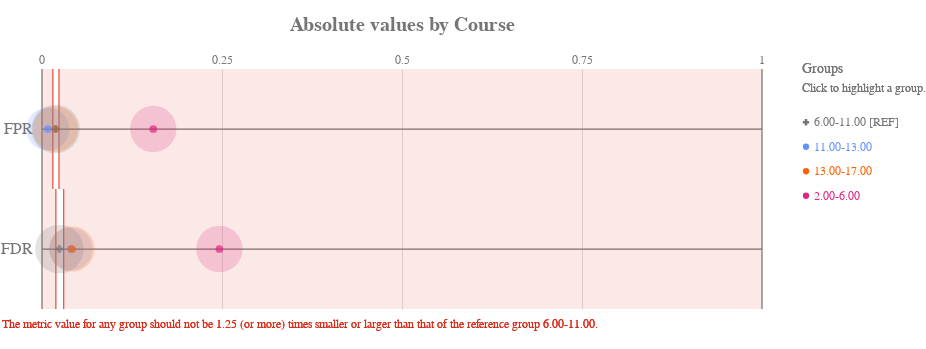

The notebook cell saved with this chart:
### Code cell
ap.absolute(bd, metrics, 'Course', fairness_threshold = disparity_tolerance)

### Figure 1 — Vega-Lite specification as saved in the notebook (floating-point values rounded to 4 significant figures)
{"config": {"view": {"continuousWidth": 400, "continuousHeight": 300, "strokeWidth": 0}, "axisLeft": {"labelColor": "rgb(117,117,117)", "labelFont": "Arial", "labelFontSize": 16}, "title": {"align": "center", "baseline": "middle", "color": "rgb(117,117,117)", "font": "Arial", "fontSize": 20, "fontWeight": "bold"}}, "layer": [{"data": {"name": "data-22e37ecfbb523156dad3ffdb726c704c"}, "mark": {"type": "rule", "stroke": "rgb(117,117,117)", "strokeWidth": 1.25, "tooltip": ""}, "encoding": {"x": {"type": "quantitative", "field": "start", "scale": {"domain": [0, 1], "range": [40.0, 760.0]}}, "x2": {"field": "end"}, "y": {"type": "nominal", "axis": {"domain": false, "labelAngle": 0, "labelPadding": -30, "orient": "left", "ticks": false, "title": ""}, "field": "y_position", "scale": {"domain": ["FPR", "FDR"], "range": [30.0, 270.0]}}}}, {"data": {"name": "data-6cfe259518f6c7b358d8f836a73e6b7f"}, "mark": {"type": "rule", "stroke": "rgb(117,117,117)", "strokeWidth": 1.25, "tooltip": ""}, "encoding": {"x": {"type": "quantitative", "field": "x_position", "scale": {"domain": [0, 1], "range": [40.0, 760.0]}}, "y": {"value": 30.0}, "y2": {"value": 270.0}}}, {"data": {"name": "data-60ed1133fa688d151d36705a369482e0"}, "mark": {"type": "text", "align": "center", "color": "rgb(117,117,117)", "font": "Arial", "fontSize": 12, "fontWeight": "normal", "tooltip": ""}, "encoding": {"text": {"type": "nominal", "field": "value"}, "x": {"type": "quantitative", "field": "value", "scale": {"domain": [0, 1], "range": [40.0, 760.0]}}, "y": {"value": 21.0}}}, {"layer": [{"mark": {"type": "rect", "opacity": 0.8, "stroke": "rgb(217, 46, 28)", "strokeWidth": 1.25, "tooltip": ""}, "encoding": {"x": {"type": "quantitative", "field": "lower_threshold_value", "scale": {"domain": [0, 1], "range": [40.0, 760.0]}}, "x2": {"field": "lower_threshold_value"}, "y": {"type": "nominal", "axis": {"domain": false, "grid": false, "labels": false, "ticks": false, "title": " "}, "field": "metric", "scale": {"domain": ["FPR", "FDR"], "range": [30.0, 270.0]}}}}, {"mark": {"type": "rect", "opacity": 0.8, "stroke": "rgb(217, 46, 28)", "strokeWidth": 1.25, "tooltip": ""}, "encoding": {"x": {"type": "quantitative", "field": "upper_threshold_value", "scale": {"domain": [0, 1], "range": [40.0, 760.0]}}, "x2": {"field": "upper_threshold_value"}, "y": {"type": "nominal", "axis": {"domain": false, "grid": false, "labels": false, "ticks": false, "title": " "}, "field": "metric", "scale": {"domain": ["FPR", "FDR"], "range": [30.0, 270.0]}}}}, {"layer": [{"mark": {"type": "rect", "fill": "rgb(217, 46, 28)", "opacity": 0.1, "tooltip": ""}, "encoding": {"x": {"type": "quantitative", "field": "lower_threshold_value", "scale": {"domain": [0, 1], "range": [40.0, 760.0]}}, "x2": {"field": "lower_end"}, "y": {"type": "nominal", "axis": {"domain": false, "grid": false, "labels": false, "ticks": false, "title": " "}, "field": "metric", "scale": {"domain": ["FPR", "FDR"], "range": [30.0, 270.0]}}}}, {"mark": {"type": "rect", "fill": "rgb(217, 46, 28)", "opacity": 0.1, "tooltip": ""}, "encoding": {"x": {"type": "quantitative", "field": "upper_threshold_value", "scale": {"domain": [0, 1], "range": [40.0, 760.0]}}, "x2": {"field": "upper_end"}, "y": {"type": "nominal", "axis": {"domain": false, "grid": false, "labels": false, "ticks": false, "title": " "}, "field": "metric", "scale": {"domain": ["FPR", "FDR"], "range": [30.0, 270.0]}}}}]}, {"data": {"name": "data-79dd248bdaa0ea02c535240e8ad022c8"}, "mark": {"type": "text", "align": "left", "baseline": "top", "fill": "rgb(217, 46, 28)", "font": "Arial", "fontSize": 12, "fontWeight": "normal", "tooltip": ""}, "encoding": {"text": {"value": "The metric value for any group should not be 1.25 (or more) times smaller or larger than that of the reference group 6.00-11.00."}, "x": {"value": 0}, "y": {"value": 280.0}}}], "data": {"name": "data-46a9fb0cdc9019e452e6b266196c2975"}}, {"layer": [{"mark": "circle"}, {"data": {"name": "data-36933dca2aeb0e699617a45b144e7e62"}, "mark": {"type": "circle", "opacity": 0.2}, "encoding": {"color": {"condition": {"type": "nominal", "field": "attribute_value", "legend": null, "scale": {"domain": ["6.00-11.00", "11.00-13.00", "13.00-17.00", "2.00-6.00"], "range": ["rgb(117,117,117)", "rgb(100, 143, 255)", "rgb(254, 97, 0)", "rgb(220, 38, 127)", "rgb(255, 176, 0)", "rgb(120, 94, 240)"]}, "selection": "selector049"}, "value": "rgb(224,224,224)"}, "size": {"type": "quantitative", "field": "group_size", "legend": null, "scale": {"domain": [0, 243.6], "range": [0, 2827.0]}}, "tooltip": [{"type": "nominal", "field": "attribute_value", "title": "Group"}, {"type": "nominal", "field": "tooltip_group_size", "title": "Group Size"}, {"type": "nominal", "field": "tooltip_disparity_explanation_fpr", "title": "Disparity"}, {"type": "quantitative", "field": "fpr", "format": ".2f", "title": "FPR"}], "x": {"type": "quantitative", "axis": {"domain": false, "labels": false, "ticks": false, "title": null, "values": [0.25, 0.5, 0.75]}, "field": "fpr", "scale": {"domain": [0, 1], "range": [40.0, 760.0]}}, "y": {"type": "nominal", "axis": {"domain": false, "grid": false, "labels": false, "ticks": false, "title": " "}, "field": "metric_variable", "scale": {"domain": ["FPR", "FDR"], "range": [30.0, 270.0]}}}, "selection": {"selector051": {"type": "multi", "empty": "all", "fields": ["attribute_value"]}}, "transform": [{"calculate": "'FPR'", "as": "metric_variable"}]}, {"data": {"name": "data-36933dca2aeb0e699617a45b144e7e62"}, "mark": {"type": "circle", "opacity": 0.2}, "encoding": {"color": {"condition": {"type": "nominal", "field": "attribute_value", "legend": null, "scale": {"domain": ["6.00-11.00", "11.00-13.00", "13.00-17.00", "2.00-6.00"], "range": ["rgb(117,117,117)", "rgb(100, 143, 255)", "rgb(254, 97, 0)", "rgb(220, 38, 127)", "rgb(255, 176, 0)", "rgb(120, 94, 240)"]}, "selection": "selector049"}, "value": "rgb(224,224,224)"}, "size": {"type": "quantitative", "field": "group_size", "legend": null, "scale": {"domain": [0, 243.6], "range": [0, 2827.0]}}, "tooltip": [{"type": "nominal", "field": "attribute_value", "title": "Group"}, {"type": "nominal", "field": "tooltip_group_size", "title": "Group Size"}, {"type": "nominal", "field": "tooltip_disparity_explanation_fdr", "title": "Disparity"}, {"type": "quantitative", "field": "fdr", "format": ".2f", "title": "FDR"}], "x": {"type": "quantitative", "axis": {"domain": false, "labels": false, "ticks": false, "title": null, "values": [0.25, 0.5, 0.75]}, "field": "fdr", "scale": {"domain": [0, 1], "range": [40.0, 760.0]}}, "y": {"type": "nominal", "axis": {"domain": false, "grid": false, "labels": false, "ticks": false, "title": " "}, "field": "metric_variable", "scale": {"domain": ["FPR", "FDR"], "range": [30.0, 270.0]}}}, "selection": {"selector053": {"type": "multi", "empty": "all", "fields": ["attribute_value"]}}, "transform": [{"calculate": "'FDR'", "as": "metric_variable"}]}, {"layer": [{"mark": "point"}, {"data": {"name": "data-36933dca2aeb0e699617a45b144e7e62"}, "mark": {"type": "point", "filled": true, "size": 60}, "encoding": {"color": {"condition": {"type": "nominal", "field": "attribute_value", "legend": null, "scale": {"domain": ["6.00-11.00", "11.00-13.00", "13.00-17.00", "2.00-6.00"], "range": ["rgb(117,117,117)", "rgb(100, 143, 255)", "rgb(254, 97, 0)", "rgb(220, 38, 127)", "rgb(255, 176, 0)", "rgb(120, 94, 240)"]}, "selection": "selector049"}, "value": "rgb(224,224,224)"}, "shape": {"type": "nominal", "field": "attribute_value", "legend": null, "scale": {"domain": ["6.00-11.00", "11.00-13.00", "13.00-17.00", "2.00-6.00"], "range": ["cross", "circle", "circle", "circle"]}}, "tooltip": [{"type": "nominal", "field": "attribute_value", "title": "Group"}, {"type": "nominal", "field": "tooltip_group_size", "title": "Group Size"}, {"type": "nominal", "field": "tooltip_disparity_explanation_fpr", "title": "Disparity"}, {"type": "quantitative", "field": "fpr", "format": ".2f", "title": "FPR"}], "x": {"type": "quantitative", "axis": {"domain": false, "labels": false, "ticks": false, "title": null, "values": [0.25, 0.5, 0.75]}, "field": "fpr", "scale": {"domain": [0, 1], "range": [40.0, 760.0]}}, "y": {"type": "nominal", "axis": {"domain": false, "grid": false, "labels": false, "ticks": false, "title": " "}, "field": "metric_variable", "scale": {"domain": ["FPR", "FDR"], "range": [30.0, 270.0]}}}, "selection": {"selector050": {"type": "multi", "empty": "all", "fields": ["attribute_value"]}}, "transform": [{"calculate": "'FPR'", "as": "metric_variable"}]}, {"data": {"name": "data-36933dca2aeb0e699617a45b144e7e62"}, "mark": {"type": "point", "filled": true, "size": 60}, "encoding": {"color": {"condition": {"type": "nominal", "field": "attribute_value", "legend": null, "scale": {"domain": ["6.00-11.00", "11.00-13.00", "13.00-17.00", "2.00-6.00"], "range": ["rgb(117,117,117)", "rgb(100, 143, 255)", "rgb(254, 97, 0)", "rgb(220, 38, 127)", "rgb(255, 176, 0)", "rgb(120, 94, 240)"]}, "selection": "selector049"}, "value": "rgb(224,224,224)"}, "shape": {"type": "nominal", "field": "attribute_value", "legend": null, "scale": {"domain": ["6.00-11.00", "11.00-13.00", "13.00-17.00", "2.00-6.00"], "range": ["cross", "circle", "circle", "circle"]}}, "tooltip": [{"type": "nominal", "field": "attribute_value", "title": "Group"}, {"type": "nominal", "field": "tooltip_group_size", "title": "Group Size"}, {"type": "nominal", "field": "tooltip_disparity_explanation_fdr", "title": "Disparity"}, {"type": "quantitative", "field": "fdr", "format": ".2f", "title": "FDR"}], "x": {"type": "quantitative", "axis": {"domain": false, "labels": false, "ticks": false, "title": null, "values": [0.25, 0.5, 0.75]}, "field": "fdr", "scale": {"domain": [0, 1], "range": [40.0, 760.0]}}, "y": {"type": "nominal", "axis": {"domain": false, "grid": false, "labels": false, "ticks": false, "title": " "}, "field": "metric_variable", "scale": {"domain": ["FPR", "FDR"], "range": [30.0, 270.0]}}}, "selection": {"selector052": {"type": "multi", "empty": "all", "fields": ["attribute_value"]}}, "transform": [{"calculate": "'FDR'", "as": "metric_variable"}]}]}]}, {"layer": [{"mark": {"type": "point", "filled": true, "opacity": 1, "size": 39.48}, "encoding": {"color": {"condition": {"type": "nominal", "field": "attribute_value", "legend": null, "scale": {"domain": ["6.00-11.00", "11.00-13.00", "13.00-17.00", "2.00-6.00"], "range": ["rgb(117,117,117)", "rgb(100, 143, 255)", "rgb(254, 97, 0)", "rgb(220, 38, 127)", "rgb(255, 176, 0)", "rgb(120, 94, 240)"]}, "selection": "selector049"}, "value": "rgb(224,224,224)"}, "shape": {"type": "nominal", "field": "attribute_value", "legend": null, "scale": {"domain": ["6.00-11.00", "11.00-13.00", "13.00-17.00", "2.00-6.00"], "range": ["cross", "circle", "circle", "circle"]}}, "x": {"value": 804}, "y": {"type": "nominal", "axis": {"domain": false, "grid": false, "labels": false, "ticks": false, "title": " "}, "field": "attribute_value", "scale": {"domain": ["6.00-11.00", "11.00-13.00", "13.00-17.00", "2.00-6.00"], "range": [71, 169]}}}, "selection": {"selector049": {"type": "multi", "empty": "all", "fields": ["attribute_value"]}}}, {"mark": {"type": "text", "align": "left", "baseline": "middle", "font": "Arial", "fontSize": 12, "fontWeight": "normal"}, "encoding": {"color": {"condition": {"type": "nominal", "field": "attribute_value", "legend": null, "scale": {"domain": ["6.00-11.00", "11.00-13.00", "13.00-17.00", "2.00-6.00"], "range": ["rgb(117,117,117)", "rgb(100, 143, 255)", "rgb(254, 97, 0)", "rgb(220, 38, 127)", "rgb(255, 176, 0)", "rgb(120, 94, 240)"]}, "selection": "selector049"}, "value": "rgb(224,224,224)"}, "text": {"type": "nominal", "field": "label"}, "x": {"value": 812}, "y": {"type": "nominal", "axis": {"domain": false, "grid": false, "labels": false, "ticks": false, "title": " "}, "field": "attribute_value", "scale": {"domain": ["6.00-11.00", "11.00-13.00", "13.00-17.00", "2.00-6.00"], "range": [71, 169]}}}, "selection": {"selector054": {"type": "multi", "empty": "all", "fields": ["attribute_value"]}}}, {"data": {"name": "data-79dd248bdaa0ea02c535240e8ad022c8"}, "mark": {"type": "text", "align": "left", "baseline": "middle", "color": "rgb(117,117,117)", "font": "Arial", "fontSize": 12, "fontWeight": "normal"}, "encoding": {"text": {"value": "Click to highlight a group."}, "x": {"value": 800}, "y": {"value": 49}}}, {"data": {"name": "data-79dd248bdaa0ea02c535240e8ad022c8"}, "mark": {"type": "text", "align": "left", "baseline": "middle", "color": "rgb(117,117,117)", "font": "Arial", "fontSize": 14, "fontWeight": "normal"}, "encoding": {"text": {"value": "Groups"}, "x": {"value": 800}, "y": {"value": 30}}}], "data": {"name": "data-dcebc62cc3edd1ca72816b414eed40e7"}}], "height": 300, "padding": {"top": 15, "bottom": 10}, "resolve": {"scale": {"size": "independent", "y": "independent"}}, "title": "Absolute values by Course", "width": 800, "$schema": "https://vega.github.io/schema/vega-lite/v4.8.1.json", "datasets": {"data-22e37ecfbb523156dad3ffdb726c704c": [{"y_position": "FPR", "start": 0, "end": 1}, {"y_position": "FDR", "start": 0, "end": 1}], "data-6cfe259518f6c7b358d8f836a73e6b7f": [{"x_position": 0}, {"x_position": 1}], "data-60ed1133fa688d151d36705a369482e0": [{"value": 0.0}, {"value": 0.25}, {"value": 0.5}, {"value": 0.75}, {"value": 1.0}], "data-46a9fb0cdc9019e452e6b266196c2975": [{"lower_end": 0, "upper_end": 1, "lower_threshold_value": 0.01509, "upper_threshold_value": 0.02358, "metric": "FPR"}, {"lower_end": 0, "upper_end": 1, "lower_threshold_value": 0.01928, "upper_threshold_value": 0.03012, "metric": "FDR"}], "data-79dd248bdaa0ea02c535240e8ad022c8": [{"a": 1, "b": 0}, {"a": 1, "b": 0}], "data-36933dca2aeb0e699617a45b144e7e62": [{"attribute_name": "Course", "attribute_value": "11.00-13.00", "group_size": 160, "total_entities": 726, "fpr": 0.00813, "fdr": 0.04, "fpr_disparity": 0.4309, "fdr_disparity": 1.66, "fpr_disparity_scaled": -1.321, "fdr_disparity_scaled": 0.66, "tooltip_group_size": "160 (22.04%)", "tooltip_disparity_explanation_fpr": "2.32 times smaller FPR than the reference group", "tooltip_disparity_explanation_fdr": "1.66 times larger FDR than the reference group"}, {"attribute_name": "Course", "attribute_value": "13.00-17.00", "group_size": 178, "total_entities": 726, "fpr": 0.01835, "fdr": 0.04167, "fpr_disparity": 0.9725, "fdr_disparity": 1.729, "fpr_disparity_scaled": -0.0283, "fdr_disparity_scaled": 0.7292, "tooltip_group_size": "178 (24.52%)", "tooltip_disparity_explanation_fpr": "1.03 times smaller FPR than the reference group", "tooltip_disparity_explanation_fdr": "1.73 times larger FDR than the reference group"}, {"attribute_name": "Course", "attribute_value": "2.00-6.00", "group_size": 185, "total_entities": 726, "fpr": 0.1545, "fdr": 0.2464, "fpr_disparity": 8.191, "fdr_disparity": 10.22, "fpr_disparity_scaled": 7.191, "fdr_disparity_scaled": 9.225, "tooltip_group_size": "185 (25.48%)", "tooltip_disparity_explanation_fpr": "8.19 times larger FPR than the reference group", "tooltip_disparity_explanation_fdr": "10.22 times larger FDR than the reference group"}, {"attribute_name": "Course", "attribute_value": "6.00-11.00", "group_size": 203, "total_entities": 726, "fpr": 0.01887, "fdr": 0.0241, "fpr_disparity": 1.0, "fdr_disparity": 1.0, "fpr_disparity_scaled": 0.0, "fdr_disparity_scaled": 0.0, "tooltip_group_size": "203 (27.96%)", "tooltip_disparity_explanation_fpr": "Reference group", "tooltip_disparity_explanation_fdr": "Reference group"}], "data-dcebc62cc3edd1ca72816b414eed40e7": [{"attribute_value": "6.00-11.00", "label": "6.00-11.00 [REF]"}, {"attribute_value": "11.00-13.00", "label": "11.00-13.00"}, {"attribute_value": "13.00-17.00", "label": "13.00-17.00"}, {"attribute_value": "2.00-6.00", "label": "2.00-6.00"}]}}
